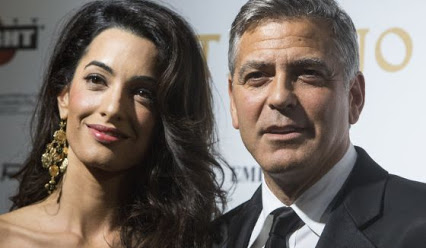
%> input picture Exercixe1/lab1/images/clooney.jpg, 426 x 248 px
$ octave exercise1.m   (GNU Octave 9; MATLAB toolbox functions it lacks are replaced by stand-ins)
%> lines starting %> are read from the running program, lines starting %| are printed output that depends on the picture; in (x1, y1, x2, y2) boxes, pixels count from 0 and x2, y2 are one past the last pixel; in counts of white or black regions, pixels touching at a corner belong together; the program's own positions count from 1
### Exercixe1/image_swap.m
% takes an image and column # as input and swap the left and right parts
% defined by the swap column
function swap = image_swap(img,split_column)
    left_split = img(:,1:split_column,:);
    right_split = img(:,split_column+1:end,:);
    swap = [right_split,left_split];
end

### Exercixe1/exercise1.m
%% CV Exercise 1 - Introduction to Matlab and Edge Detection
%
% <html>
% Cole MacLean and Suren Oganesian
% </br>
% October 10, 2016
% </html>
%
%% Lab 1-1 Image Swap
%create black and white squares to use in producing box patterns
blackbox = zeros(500,500);
whitebox = ones(500,500);

%color channels are created by stacking black and whiteboxes in appropriate
%order
channel1 = [blackbox,whitebox;blackbox,whitebox];
channel2 = [blackbox,blackbox;whitebox,whitebox];
channel3 = [whitebox,blackbox;blackbox,blackbox];
%combine channels into 3-D RGB array
color = cat(3, channel1, channel2, channel3);
imshow(color)
%% Lab 1-4 Image Split
clooney = imread('lab1/images/clooney.jpg');
%> clooney is the input picture: size 248x426x3 uint8; mean R, G, B 116.7, 107.6, 101.2
%image_swap is a defined function that swaps the left and right image
%parts after the user inputted split column (214 in this case)
imshow(image_swap(clooney,214))
%% Lab 1-6 Image Fusing
%Given 2 images, overlap the first's foreground ontop of the second
hand = imread('lab1/images/hand.jpg');
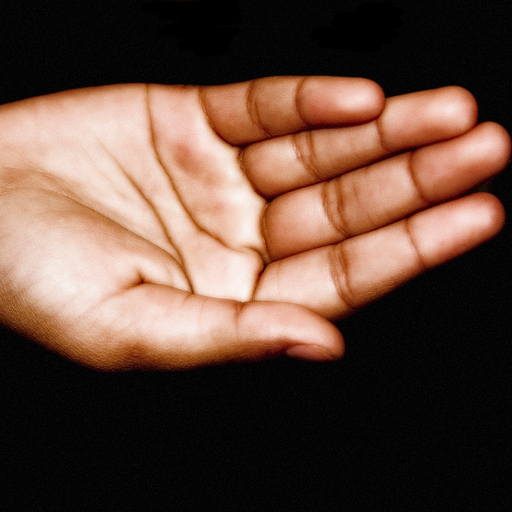
%> input picture Exercixe1/lab1/images/hand.jpg, 512 x 512 px
%> hand is the input picture: size 512x512x3 uint8; mean R, G, B 98.3, 72.9, 60.5
building = imread('lab1/images/mapfre.jpg');
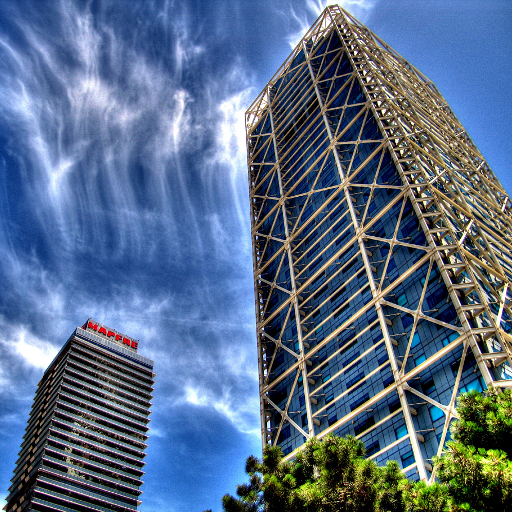
%> input picture Exercixe1/lab1/images/mapfre.jpg, 512 x 512 px
%> building is the input picture: size 512x512x3 uint8; mean R, G, B 87, 107.6, 135.6
buildR = building(:,:,1);
buildG = building(:,:,2);
buildB = building(:,:,3);
handR = hand(:,:,1);
handG = hand(:,:,2);
handB = hand(:,:,3);
bin_hand = im2bw(hand,0.1);
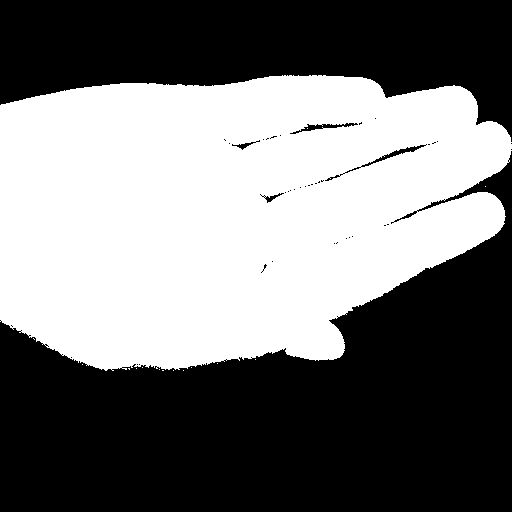
%> bin_hand: size 512x512 logical; 46.2% white; 15 white regions (14 under 20 px), largest, box (x1, y1, x2, y2) and area: (0, 75, 512, 371) 121047
bw_pxs = bin_hand == 1;
buildR(bw_pxs) = handR(bw_pxs);
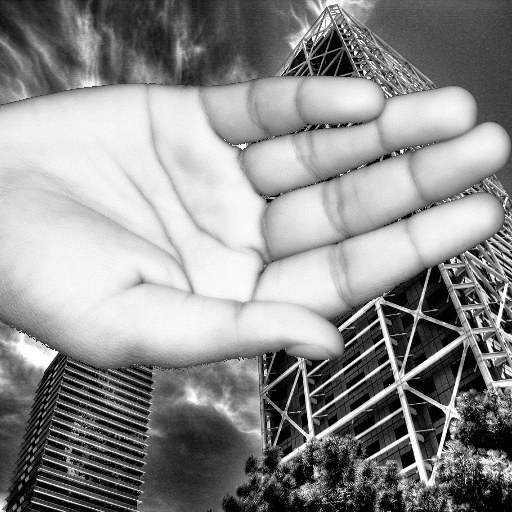
%> buildR: size 512x512 uint8; min 0, max 255, mean 140.8
buildG(bw_pxs) = handG(bw_pxs);
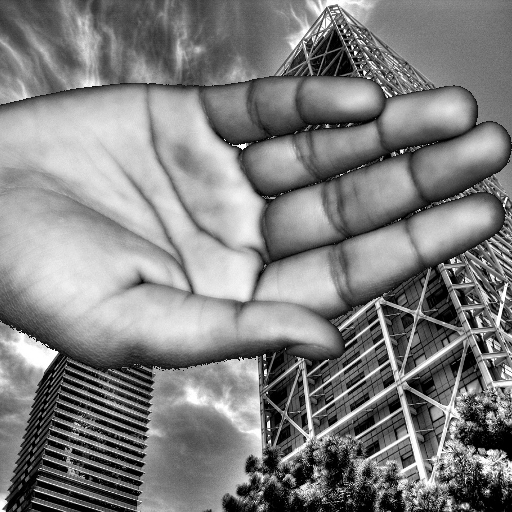
%> buildG: size 512x512 uint8; min 0, max 255, mean 127.7
buildB(bw_pxs) = handB(bw_pxs);
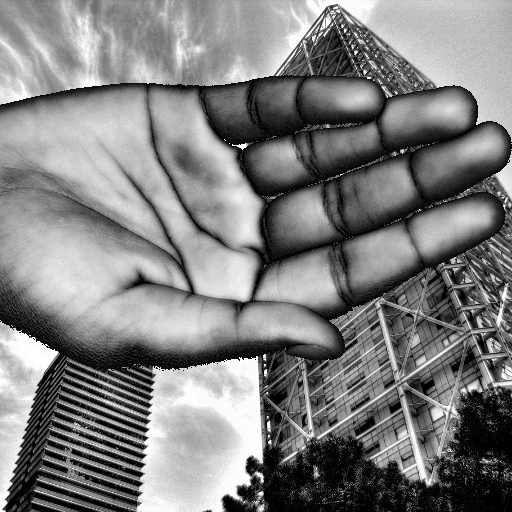
%> buildB: size 512x512 uint8; min 0, max 255, mean 127.5
fuse = cat(3,buildR,buildG,buildB);
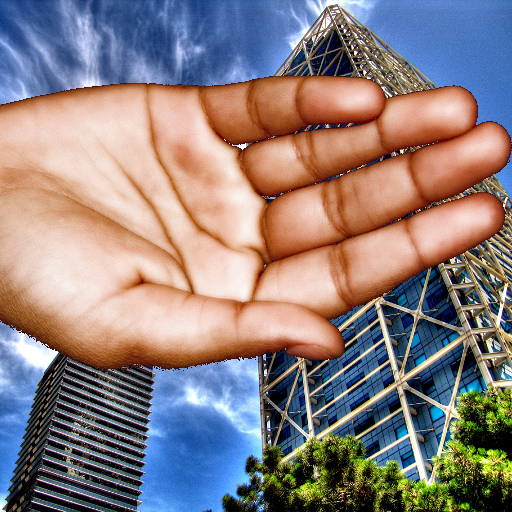
%> fuse: size 512x512x3 uint8; mean R, G, B 140.8, 127.7, 127.5
imshow(fuse)
%% Lab 2-1 Image Edge Detection
%Comparing Edge Detection Algorithms
%load testing images
%> (the run ends here)
